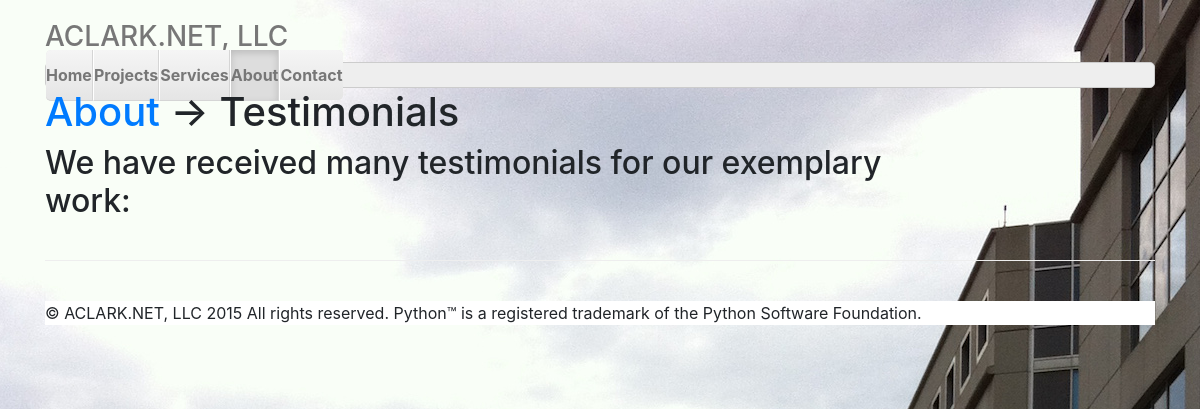
The app's page /about/testimonials, older data.
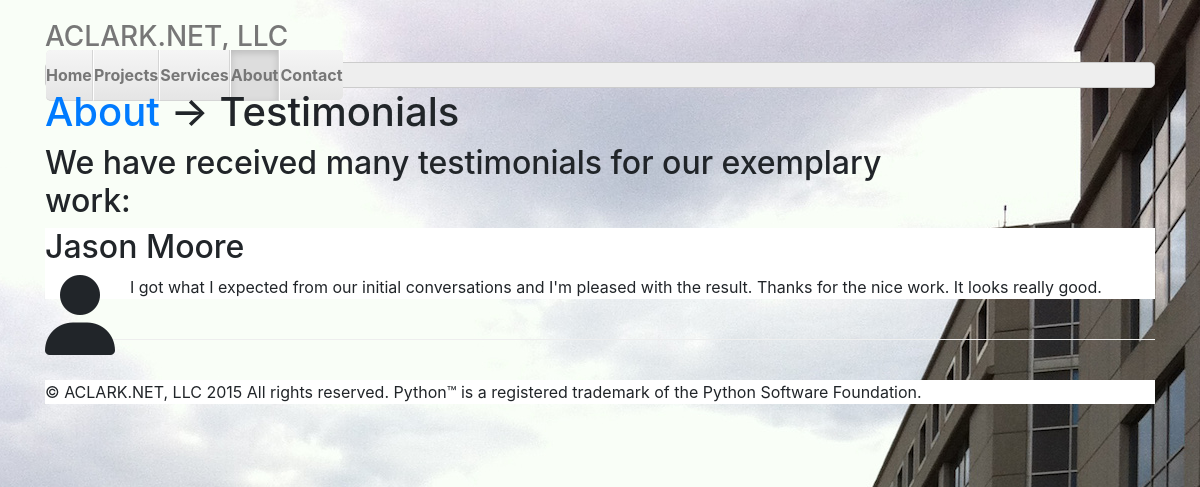
The same page, newer data.
### aclarknet/aclarknet/models.py (models this page shows, shortened)
class Testimonial(models.Model):
    name = models.CharField(max_length=60)
    title = models.CharField(max_length=120, default=None)
    text = models.TextField()
    date = models.DateTimeField(default=None)

### aclarknet/aclarknet/views.py (the view)
# urls.py: url(r'^about/testimonials', 'aclarknet.aclarknet.views.testimonials', name='testimonials'),
def testimonials(request):
    testimonials = Testimonial.objects.all()
    context = {'testimonials': testimonials}
    return render(request, 'testimonials.html', context)

### aclarknet/aclarknet/templates/testimonials.html (shortened to what this page needs)
{% extends "home.html" %}
{% load staticfiles %}
{% block nav %}
    <li><a href="/">Home</a></li>
    <li><a href="/projects">Projects</a></li>
    <li><a href="/services">Services</a></li>
    <li class="active"><a href="/about">About</a></li>
    <li><a href="/contact">Contact</a></li>
{% endblock %}
{% block content %}
    <h1><a href="/about">About</a> &rarr; Testimonials</h1>
    <h2 class="width">We have received many testimonials for our exemplary work:</h2>
    <div class="background-white">
    {% for testimonial in testimonials %}
        <h2>{{ testimonial.name }}</h2>
        <p><i class="fa fa-user fa-5x wrap"></i>{{ testimonial.text }}</p>
    {% endfor %}
    </div>
{% endblock %}

Row changes from the older to the newer data that the page shows:
added Testimonial: name "Jason Moore", text "I got what I expected from our initial conversations and I'm pleased with the result. Thanks for the nice work. It looks really good."
